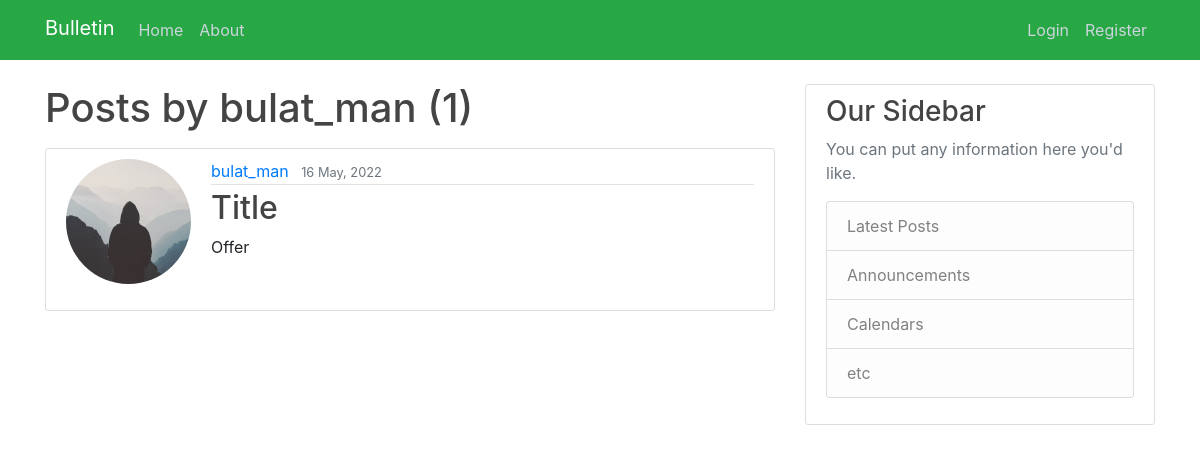
The page /user/bulat_man on the database as committed earlier.
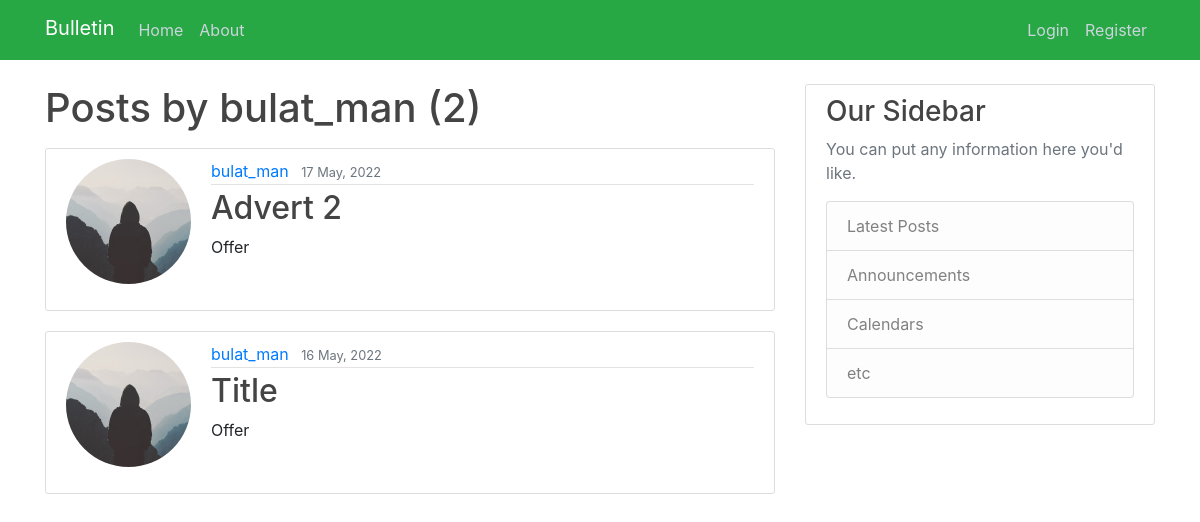
The same page on the database as committed later.
### myboardapp/models.py (models this page shows, shortened)
class Bulletin(models.Model):
    title = models.CharField(max_length=100, blank=True)
    author = models.ForeignKey(User, on_delete=models.CASCADE)
    content = models.TextField()
    file = models.FileField(upload_to='files/',
                                             blank=True,
                                             )
    bulletin_category = models.ForeignKey(CategoryModel, on_delete=models.CASCADE)
    date_created = models.DateTimeField(default=timezone.now)

class CategoryModel(models.Model):
    category_name = models.CharField(max_length=255,
                                     unique=True,
                                     )
    def __str__(self):
        return f'{self.category_name}'
    """
    >>> from myboardapp.models import Bulletin
    >>> from myboardapp.models import CategoryModel
    >>> CategoryModel.objects.create(category_name = "Offer")
    <CategoryModel: Offer>
    """

### users/models.py (models this page shows, shortened)
class Profile(models.Model):
    user = models.OneToOneField(User, on_delete=models.CASCADE)
    image = models.ImageField(default='default.jpg', upload_to='profile_pics')

### myboardapp/views.py (the view)
# urls.py: path('user/<str:username>', UserPostListView.as_view(), name='user-posts'),
class UserPostListView(ListView):
    model = Bulletin
    template_name = 'myboardapp/user_posts.html'
    context_object_name = 'bulletins_0'
    ordering = ['-date_created']
    paginate_by = 2
    def get_queryset(self):
        user = get_object_or_404(User, username=self.kwargs.get('username'))
        return Bulletin.objects.filter(author=user).order_by('-date_created')

### myboardapp/templates/myboardapp/user_posts.html (shortened to what this page needs)
{% extends "myboardapp/base.html" %}
{% load static %}
{% block content %}
    <main role="main" class="container">
      <div class="row">
        <div class="col-md-8">
            <h1 class="mb-3">Posts by {{ view.kwargs.username }} ({{ page_obj.paginator.count }})</h1>
            {% for bulletin in bulletins_0 %}
                <article class="media content-section">
                    <img class="rounded-circle account-img" src="{{ bulletin.author.profile.image.url }}">
                    <div class="media-body">
                        <div class="article-metadata">
                      <a class="mr-2" href="{% url 'user-posts' bulletin.author.username %}">{{ bulletin.author }}</a>
                      <small class="text-muted">{{ bulletin.date_created|date:"d F, Y" }}</small>
                    </div>
                    <h2><a class="article-title" href="{% url 'bulletin-detail' bulletin.id %}">{{ bulletin.title }}</a></h2>
                    <p class="article-content">{{ bulletin.bulletin_category }}</p>
                  </div>
                </article>
            {% endfor %}
        </div>
        <div class="col-md-4">
          <div class="content-section">
            <h3>Our Sidebar</h3>
            <p class='text-muted'>You can put any information here you'd like.
              <ul class="list-group">
                <li class="list-group-item list-group-item-light">Latest Posts</li>
                <li class="list-group-item list-group-item-light">Announcements</li>
                <li class="list-group-item list-group-item-light">Calendars</li>
                <li class="list-group-item list-group-item-light">etc</li>
              </ul>
            </p>
          </div>
        </div>
      </div>
    </main>
{% endblock content %}

Rows that differ between the two databases and show on the page:
added Bulletin: author.profile.image (placeholder picture), author "bulat_man", date_created "17 May, 2022", title "Advert 2", bulletin_category "Offer"
Other text that changed with them:
{{ page_obj.paginator.count }}: "1" → "2"
